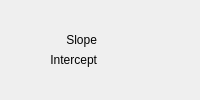
                       <widget class="QWidget" name="sfl2PLMTab_2">
                        <attribute name="title">
                         <string>Slope • Intercept</string>
                        </attribute>
                        <layout class="QGridLayout" name="gridLayout_94">
                         <item row="0" column="0">
                          <layout class="QGridLayout" name="gridLayout_18">
                           <item row="0" column="0">
                            <widget class="QLabel" name="sfu2PLMSlpLabel">
                             <property name="text">
                              <string>Slope</string>
                             </property>
                             <property name="alignment">
                              <set>Qt::AlignRight|Qt::AlignTrailing|Qt::AlignVCenter</set>
                             </property>
                            </widget>
                           </item>
                           <item row="0" column="1">
                            <widget class="QwtCounter" name="sfu2PLMSlpDSpin" native="true">
                             <property name="sizePolicy">
                              <sizepolicy hsizetype="Preferred" vsizetype="Fixed">
                               <horstretch>0</horstretch>
                               <verstretch>0</verstretch>
                              </sizepolicy>
                             </property>
                             <property name="numButtons" stdset="0">
                              <number>1</number>
                             </property>
                            </widget>
                           </item>
                           <item row="1" column="0">
                            <widget class="QLabel" name="sfu2PLMIntLabel">
                             <property name="text">
                              <string>Intercept</string>
                             </property>
                             <property name="alignment">
                              <set>Qt::AlignRight|Qt::AlignTrailing|Qt::AlignVCenter</set>
                             </property>
                            </widget>
                           </item>
                           <item row="1" column="1">
                            <widget class="QwtCounter" name="sfu2PLMIntDSpin" native="true">
                             <property name="sizePolicy">
                              <sizepolicy hsizetype="Preferred" vsizetype="Fixed">
                               <horstretch>0</horstretch>
                               <verstretch>0</verstretch>
                              </sizepolicy>
                             </property>
                             <property name="numButtons" stdset="0">
                              <number>1</number>
                             </property>
                            </widget>
                           </item>
                          </layout>
                         </item>
                        </layout>
                       </widget>
